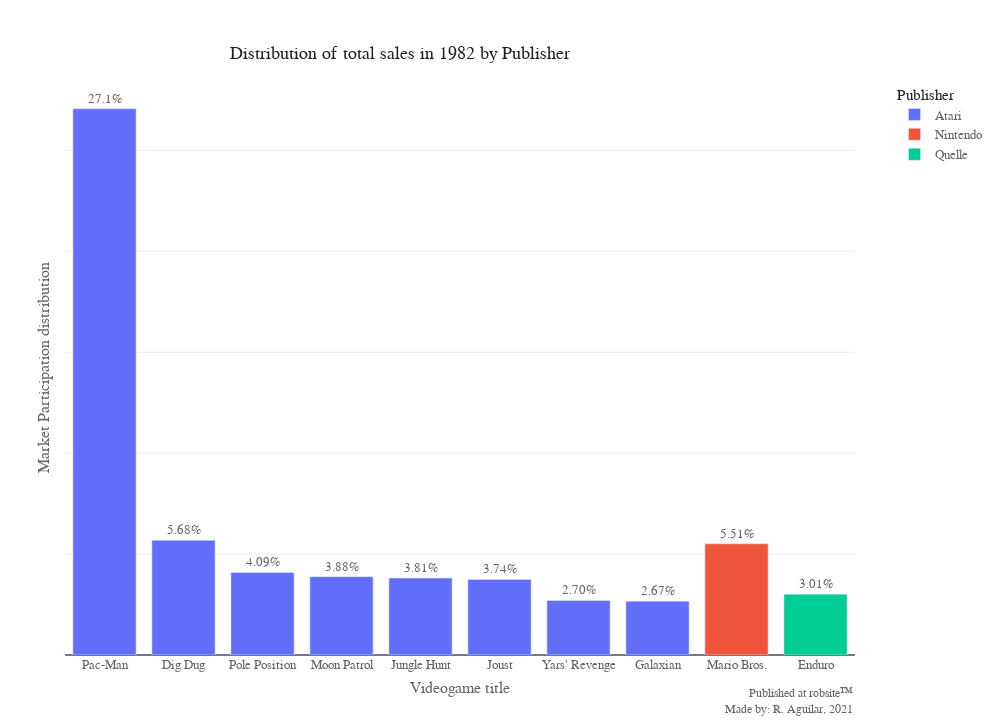

The notebook cell this image was saved under:
### Markdown cell above
As we can see at the beginning of the decade and probably after 1977, the market was
dominated by Atari Studios while Activision was its main competitor in terms of <a
href= "https://twinfinite.net/2016/06/video-games-what-does-ip-mean/">IPs</a>, because
these competitors eventually published their titles on the Atari 2600, example of this
was Activision with <i>Kaboom!</i> or Parker Bros with <i>Frogger</i>.

Another important fact is that in 1982 we can remember that it was one of the best
times for Atari where they published titles that had a great impact such as Tod Frye's
<i>Pac-Man</i>.

### Code cell
# Mask of 1982 games
games82 = df[df.Year_of_Release == 1982]

# Distribution column
games82['Distribution'] = (games82.Global_Sales/sum(games82.Global_Sales))*100

# Extracting top titles of 1982
games82 = games82.sort_values('Distribution', ascending=False).head(10)

# Fix Publisher Issue of Mario Bros., this game was originally published by
# Nintendo for arcades
games82.loc[games82.Name == 'Mario Bros.','Publisher'] = 'Nintendo'

# Distribution
bar82 = px.bar(games82, y='Distribution', text='Distribution', x='Name', color =
'Publisher', title='Distribution of total sales in 1982 by Publisher',
               labels={"Distribution":"Market Participation distribution",
                       "Name":"Videogame title"})

# Adding text of percentages
bar82.update_traces(texttemplate='%{text:.3s}%', textposition='outside')

# layout for barchart
layoutbar82 = {"font": {"size": fontimg,
                    "color": colorfont,
                    "family": "segoe ui light"},
            "title":{'y':0.935,
                    'x':0.4,
                    "yref":"container",
                    'xanchor': 'center',
                    'yanchor': 'top',
                    "font.family":"bahnschrift light",
                    "font.color":"#202020",
                    "font.size":fontimg+5,
                    "pad.b":15, # to avoid overlap with graph
                    "pad.l":1},
            "showlegend": True,
            "legend":{"font.size": fontimg,
                      "bordercolor": "#F70000",
                      "itemclick":"toggleothers",
                      "itemwidth": 30,
                      "itemdoubleclick":False,
                      "title.side": "top",
                      "title.font.color": "#202020",
                      "title.font.size": fontimg+2,
                      "x":1.05}, # distance with the plot default to 1.02
            "margin":{"b": 65,
                      "l": 65,
                      "r": 65,
                      "t": 80,
                      "pad": 0},
            "autosize":True,
            "width": widthimg,
            "height": heightimg,
            "separators": ". ",
            "paper_bgcolor": "#fff",
            "plot_bgcolor": "#fff",
            "autotypenumbers": "convert types",
            "modebar":{"add":["togglespikelines"], #"drawline","eraseshape"
                       "orientation":"v",
                       "remove":["zoomin","zoomout","zoom","lasso","select","togglespikelines"],
                       "activecolor":"#171717"},
            "hoverdistance":50, #Distance between cursor and hover announce
            "hovermode":False,
            "hoverlabel":{"align":"left",
                          "bordercolor":"#fff",
                          "bgcolor":"#3D5165",
                          "font.color":"#FFFFFF",
                          "font.family":"segoe ui light",
                          "font.size":fontimg},
            "grid":{"pattern":"coupled",
                    "roworder":"bottom to top",
                    "xgap":0.5,
                    "ygap":0.5,
                    "xside":"bottom"},
            "newshape":{"line.color":"#3D5165",
                        "line.width":1.5,
                        "opacity":0.7},
            "activeshape.opacity":0.7,
            "xaxis": {"gridcolor":"#fff",
                      "spikecolor":"#DEDEDE", # Horizontal line hovered
                      "spikethickness":1.5,
                      "showspikes": False,
                      "anchor":"free",
                      "position":0,
                      "showgrid":False,
                      "tickcolor":"#FD0000",
                      "ticklabelposition": "outside",
                      "title.standoff": 10, #Distance between axis title and axis labels
                      "automargin": True},
            "yaxis": {"gridcolor":"#EDEDED",
                      "showticklabels":False,
                      "spikecolor":"#DEDEDE", # Horizontal line hovered
                      "spikethickness":1.5,
                      "showspikes": False,
                      "ticklabelposition": "outside",
                      "tickprefix": "", #Label prefix
                      "ticksuffix": "", # Label sufix
                      "title.standoff": 10, #Distance between axis title and axis labels
                      "zeroline": True,
                      "zerolinecolor": "#3D5165",
                      "zerolinewidth": 1.5,
                      "automargin": True},
            "annotations":[{"text":author,
                            "align": "right",
                            "visible":True,
                            "xref":"paper",
                            "yref":"paper",
                            "x":1,
                            "y":-0.11,
                            "showarrow":False,
                            "font.size":fontimg-1}]}

# Update layout
bar82.update_layout(layoutbar82)
bar82.show()

### Figure 1 — Plotly figure (JSON) as saved in the notebook; plotly's stock layout.template omitted (floating-point values rounded to 4 significant figures)
{"data": [{"alignmentgroup": "True", "hovertemplate": "Publisher=Atari<br>Videogame title=%{x}<br>Market Participation distribution=%{text}<extra></extra>", "legendgroup": "Atari", "marker": {"color": "#636efa", "pattern": {"shape": ""}}, "name": "Atari", "offsetgroup": "Atari", "orientation": "v", "showlegend": true, "text": ["27.061677061677063", "5.682605682605684", "4.088704088704089", "3.880803880803882", "3.8115038115038122", "3.7422037422037433", "2.702702702702703", "2.6680526680526686"], "textposition": "outside", "texttemplate": "%{text:.3s}%", "type": "bar", "x": ["Pac-Man", "Dig Dug", "Pole Position", "Moon Patrol", "Jungle Hunt", "Joust", "Yars' Revenge", "Galaxian"], "xaxis": "x", "y": [27.06, 5.683, 4.089, 3.881, 3.812, 3.742, 2.703, 2.668], "yaxis": "y"}, {"alignmentgroup": "True", "hovertemplate": "Publisher=Nintendo<br>Videogame title=%{x}<br>Market Participation distribution=%{text}<extra></extra>", "legendgroup": "Nintendo", "marker": {"color": "#EF553B", "pattern": {"shape": ""}}, "name": "Nintendo", "offsetgroup": "Nintendo", "orientation": "v", "showlegend": true, "text": ["5.50935550935551"], "textposition": "outside", "texttemplate": "%{text:.3s}%", "type": "bar", "x": ["Mario Bros."], "xaxis": "x", "y": [5.509], "yaxis": "y"}, {"alignmentgroup": "True", "hovertemplate": "Publisher=Quelle<br>Videogame title=%{x}<br>Market Participation distribution=%{text}<extra></extra>", "legendgroup": "Quelle", "marker": {"color": "#00cc96", "pattern": {"shape": ""}}, "name": "Quelle", "offsetgroup": "Quelle", "orientation": "v", "showlegend": true, "text": ["3.014553014553015"], "textposition": "outside", "texttemplate": "%{text:.3s}%", "type": "bar", "x": ["Enduro"], "xaxis": "x", "y": [3.015], "yaxis": "y"}], "layout": {"activeshape": {"opacity": 0.7}, "annotations": [{"align": "right", "font": {"size": 12}, "showarrow": false, "text": "Published at <a href='https://robsite.media'>robsite&#8482;</a><br>Made by: R. Aguilar, 2021", "visible": true, "x": 1, "xref": "paper", "y": -0.11, "yref": "paper"}], "autosize": true, "autotypenumbers": "convert types", "barmode": "relative", "font": {"color": "#636363", "family": "segoe ui light", "size": 13}, "grid": {"pattern": "coupled", "roworder": "bottom to top", "xgap": 0.5, "xside": "bottom", "ygap": 0.5}, "height": 720, "hoverdistance": 50, "hoverlabel": {"align": "left", "bgcolor": "#3D5165", "bordercolor": "#fff", "font": {"color": "#FFFFFF", "family": "segoe ui light", "size": 13}}, "hovermode": false, "legend": {"bordercolor": "#F70000", "font": {"size": 13}, "itemclick": "toggleothers", "itemdoubleclick": false, "itemwidth": 30, "title": {"font": {"color": "#202020", "size": 15}, "side": "top", "text": "Publisher"}, "tracegroupgap": 0, "x": 1.05}, "margin": {"b": 65, "l": 65, "pad": 0, "r": 65, "t": 80}, "modebar": {"activecolor": "#171717", "add": ["togglespikelines"], "orientation": "v", "remove": ["zoomin", "zoomout", "zoom", "lasso", "select", "togglespikelines"]}, "newshape": {"line": {"color": "#3D5165", "width": 1.5}, "opacity": 0.7}, "paper_bgcolor": "#fff", "plot_bgcolor": "#fff", "separators": ". ", "showlegend": true, "title": {"font": {"color": "#202020", "family": "bahnschrift light", "size": 18}, "pad": {"b": 15, "l": 1}, "text": "Distribution of total sales in 1982 by Publisher", "x": 0.4, "xanchor": "center", "y": 0.935, "yanchor": "top", "yref": "container"}, "width": 1000, "xaxis": {"anchor": "free", "automargin": true, "domain": [0.0, 1.0], "gridcolor": "#fff", "position": 0, "showgrid": false, "showspikes": false, "spikecolor": "#DEDEDE", "spikethickness": 1.5, "tickcolor": "#FD0000", "ticklabelposition": "outside", "title": {"standoff": 10, "text": "Videogame title"}}, "yaxis": {"anchor": "x", "automargin": true, "domain": [0.0, 1.0], "gridcolor": "#EDEDED", "showspikes": false, "showticklabels": false, "spikecolor": "#DEDEDE", "spikethickness": 1.5, "ticklabelposition": "outside", "tickprefix": "", "ticksuffix": "", "title": {"standoff": 10, "text": "Market Participation distribution"}, "zeroline": true, "zerolinecolor": "#3D5165", "zerolinewidth": 1.5}}}
